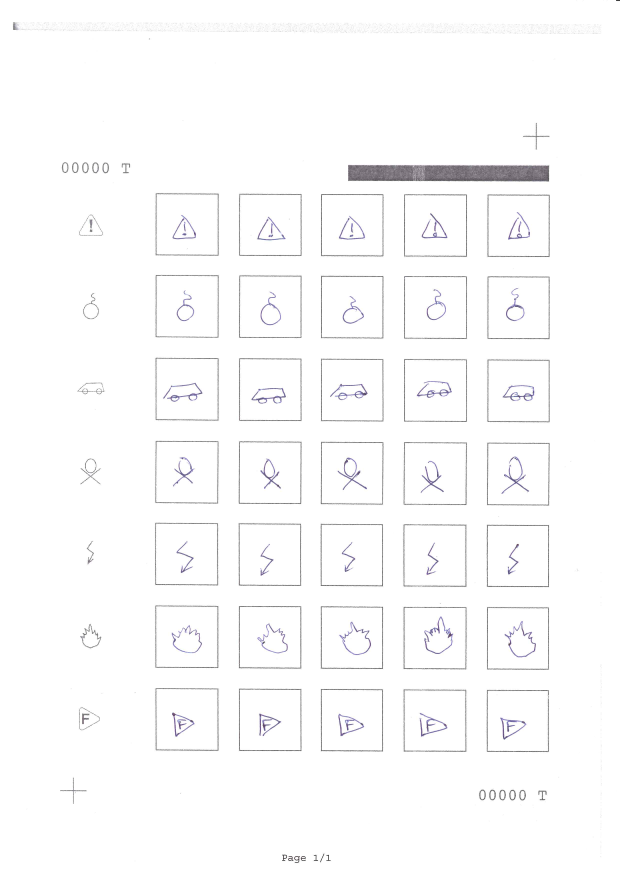
//> input picture Source/00000.png, 2480 x 3508 px (shown at 1/4 size)
$ ./findCross   (built with g++ and OpenCV 4)
//> lines starting //> are read from the running program, lines starting //| are printed output that depends on the picture; after the words box and inside, x2 and y2 are one past the last pixel; in counts of white or black regions, pixels touching at a corner belong together
### Source/warping.h
#ifndef WARPING_H

	#include "cv.h"
	#include "highgui.h"
	using namespace cv;

	#include <math.h>
	#define M_PI 3.14159265358979323846264338327

	#define ANGLE_REFERENCE (double)54.88302

	void rotateE(cv::Mat& src, double angle, cv::Mat& dst);
	double MatchingMethod( cv::Mat& full_image, cv::Mat& template_image, cv::Point& origin_template );
	double compute_warping(cv::Mat& image_test, cv::Mat& image_reference);
	void find_crosses( cv::Mat& full_image, cv::Mat& cross_image, cv::Point& cross_up, cv::Point& cross_down );

#endif

### Source/warping.cpp

#include "warping.h"

/**
 * Rotate an image
 */
void rotateE(cv::Mat& src, double angle, cv::Mat& dst)
{
    int len = std::max(src.cols, src.rows);
    cv::Point pt(len/2, len/2);
    cv::Mat r = cv::getRotationMatrix2D(pt, angle, 1.0);
    cv::warpAffine(src, dst, r, cv::Size(len, len));
}


/**
 * @function MatchingMethod
 * @brief Trackbar callback
 * @arg
 *		full_image : image for source
 *		template_image : image that you want to find in source
 *		origin_template : Point of the matching template found in the image source
 */
double MatchingMethod( cv::Mat& full_image, cv::Mat& template_image, cv::Point& origin_template )
{
  static unsigned int i ;
  char name_windows[20];

//  0: SQDIFF - 1: SQDIFF NORMED - 2: TM CCORR - 3: TM CCORR NORMED - 4: TM COEFF - 5: TM COEFF NORMED
  int match_method = 5; // > 5 est la plus performante > testée jusqu'à +/- 12°

  Mat result;//step by step
  /// Source image to display
  Mat img_display;
  full_image.copyTo( img_display );

  /// Create the result matrix
  int result_cols =  full_image.cols - template_image.cols + 1;
  int result_rows = full_image.rows - template_image.rows + 1;

  result.create( result_cols, result_rows, CV_32FC1 );

  /// Do the Matching and Normalize
  matchTemplate( full_image, template_image, result, match_method );
  //normalize( result, result, 0, 1, NORM_MINMAX, -1, Mat() );

  /// Localizing the best match with minMaxLoc
  double minVal; double maxVal; double matchVal; Point minLoc; Point maxLoc;
  Point matchLoc;

  minMaxLoc( result, &minVal, &maxVal, &minLoc, &maxLoc, Mat() );

  /// For SQDIFF and SQDIFF_NORMED, the best matches are lower values. For all the other methods, the higher the better
  if( match_method  == CV_TM_SQDIFF || match_method == CV_TM_SQDIFF_NORMED ){
	  matchLoc = minLoc;
	  matchVal = minVal;
  }
  else{						//on utilise la technique '5' > donc on passe dans ce 'else'
	  matchLoc = maxLoc;
	  matchVal = maxVal;
  }

  /// Show me what you got
  rectangle( img_display, matchLoc, Point( matchLoc.x + template_image.cols , matchLoc.y + template_image.rows ), Scalar(255,0,255), 2, 8, 0 );
  rectangle( result, matchLoc, Point( matchLoc.x + template_image.cols , matchLoc.y + template_image.rows ), Scalar(255,0,255), 2, 8, 0 );

  origin_template.x = matchLoc.x /*- 1*/ + template_image.size().width/2 ;
  origin_template.y = matchLoc.y /*- 1*/ + template_image.size().height/2 ;
  circle(img_display, origin_template, 5, Scalar(0,0,255), 1, 8, 0);

  sprintf(name_windows, "Source Image - %d", i);
  //imshow( name_windows, img_display );

  //sprintf(name_windows, "Result Image - %d", i);
  //imshow( name_windows, result );

  i++;
  return matchVal;
}

// [52 lines left out: function compute_warping, not called in this run]

### Source/findCross.cpp
/*
*	TODO :
*
*
*/

#include "cv.h"
#include "highgui.h"
using namespace cv;

#include <iostream>
using namespace std;

#include <math.h>
#define M_PI 3.14159265358979323846264338327

#include "warping.h"

#define ANGLE_REFERENCE (double)54.88302

/* headers*/
void MatchingMethod( cv::Mat& full_image, cv::Mat& template_image, cv::Point& origin_template );
void rotateE(cv::Mat& src, double angle, cv::Mat& dst);

int main (void) {
	Mat full_image_usable;
    Mat template_usable;
	int reduction_factor = 4;	//depends on your screen size (>Reduction is better for debuging on computer)

	Mat full_image = imread( "img/00000.png", 1 );
//> full_image is the input picture: 3508 rows x 2480 cols, CV_8UC3; mean B, G, R 251.3, 251, 251.1
	Mat full_image_resized;
	Size size_full_image( full_image.cols/reduction_factor, full_image.rows/reduction_factor);
//> size_full_image = Size(620, 877)
	resize(full_image, full_image_resized, size_full_image );

	/* configure a mask for the top_image and the bottom_image, split in middle */
	Rect roi_middle_up = Rect( 0, 0, full_image_resized.size().width, full_image_resized.size().height/2 );
//> roi_middle_up = Rect(0, 0, 620, 438)
	Rect roi_middle_down = Rect( 0, full_image_resized.size().height/2, full_image_resized.size().width, full_image_resized.size().height/2 );
//> roi_middle_down = Rect(0, 438, 620, 438)

	/* apply a mask, to split image into 2 parts*/
	full_image_usable = full_image_resized;
	Mat full_image_usable_up = full_image_resized(roi_middle_up);
	Mat full_image_usable_down = full_image_resized(roi_middle_down);
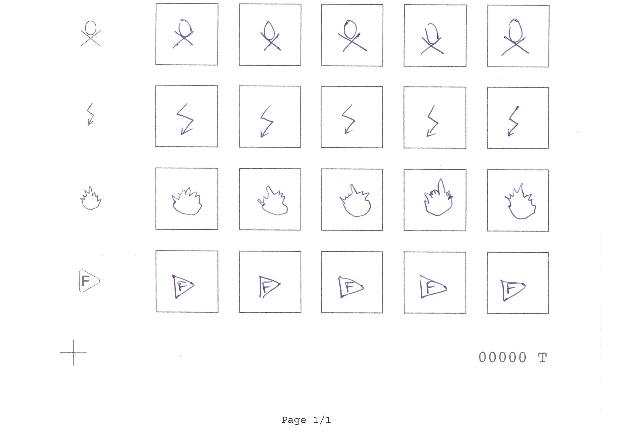
//> full_image_usable_down: 438 rows x 620 cols, CV_8UC3; mean B, G, R 251.8, 251.4, 251.5

	/*********** If you want to add rotation on the source image *******************/
	double angle = 0 ;
	rotateE(full_image_usable, angle, full_image_usable);
	rotateE(full_image_usable_up, angle, full_image_usable_up);
	rotateE(full_image_usable_down, angle, full_image_usable_down);
	/*******************************************************************************/

	/*Load the template (the cross) and apply a reduction */
	Mat template_cross = imread( "img/template.png", 1 );
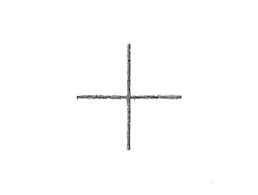
//> input picture Source/template.png, 258 x 195 px
//> template_cross is the input picture: 195 rows x 258 cols, CV_8UC3; min 28, max 255, mean 253
	Size size_template( template_cross.cols/reduction_factor, template_cross.rows/reduction_factor );
//> size_template = Size(64, 48)
	resize( template_cross, template_usable/*********/, size_template );

	Point origine_cross_up;
	Point origine_cross_down;

	MatchingMethod( full_image_usable_up, template_usable, origine_cross_up );
//> in MatchingMethod, `minMaxLoc( result, &minVal, &maxVal, &minLoc, &maxLoc, Mat() );`: minVal = -0.0949; maxVal = 0.814; minLoc = Point(388, 133); maxLoc = Point(505, 113)
//> in MatchingMethod, `matchVal = maxVal;`: matchVal = 0.814
//> in MatchingMethod, `rectangle( img_display, matchLoc, Point( matchLoc.x + template_image.c..`: img_display: 620 rows x 620 cols, CV_8UC3; mean B, G, R 177.3, 176.6, 177.2
//> in MatchingMethod, `rectangle( result, matchLoc, Point( matchLoc.x + template_image.cols ,..`:
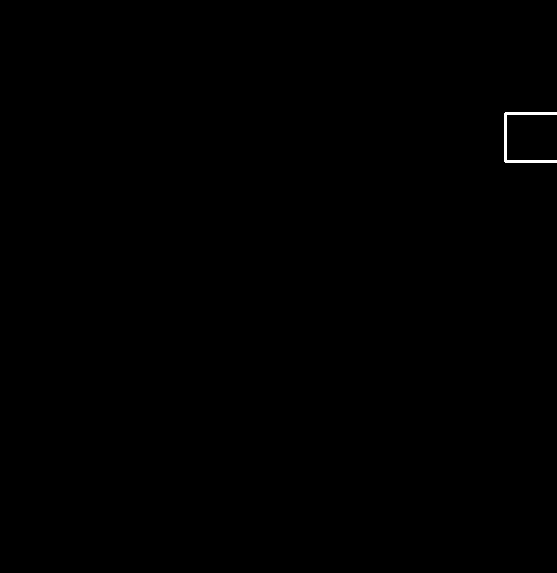
//> result: 573 rows x 557 cols, CV_32FC1; min -0.0949, max 255, mean 0.4; drawn with min black and max white
//> in MatchingMethod, `origin_template.x = matchLoc.x /*- 1*/ + template_image.size().width/2 ;`: origin_template = Point(537, 0)
//> in MatchingMethod, `origin_template.y = matchLoc.y /*- 1*/ + template_image.size().height/..`: origin_template = Point(537, 137)
//> in MatchingMethod, `circle(img_display, origin_template, 5, Scalar(0,0,255), 1, 8, 0);`: img_display: 620 rows x 620 cols, CV_8UC3; mean B, G, R 177.3, 176.6, 177.2
//> origine_cross_up = Point(537, 137)
	printf("Coordonnees 1ere croix :\n x : %d\n y : %d\n", origine_cross_up.x, origine_cross_up.y);
//| Coordonnees 1ere croix :
//|  x : 537
//|  y : 137

	MatchingMethod( full_image_usable_down, template_usable, origine_cross_down );
//> in MatchingMethod (call 2), `matchTemplate( full_image, template_image, result, match_method );`:
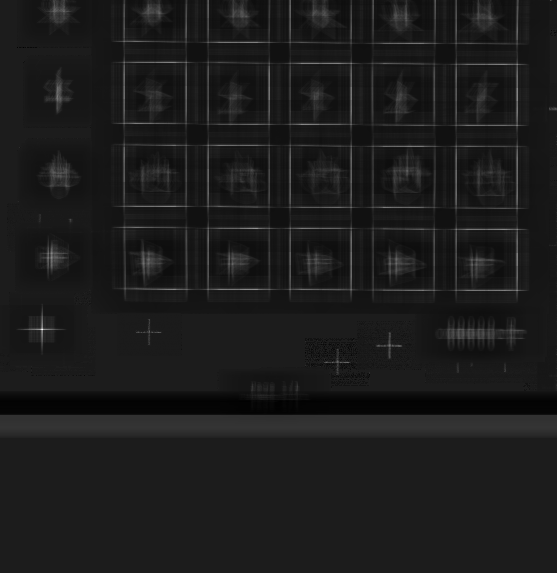
//> result: 573 rows x 557 cols, CV_32FC1; min -0.1, max 0.811, mean -0.00107; drawn with min black and max white
//> in MatchingMethod (call 2), `minMaxLoc( result, &minVal, &maxVal, &minLoc, &maxLoc, Mat() );`: minVal = -0.1; maxVal = 0.811; minLoc = Point(23, 47); maxLoc = Point(42, 329)
//> in MatchingMethod (call 2), `matchVal = maxVal;`: matchVal = 0.811
//> in MatchingMethod (call 2), `rectangle( img_display, matchLoc, Point( matchLoc.x + template_image.c..`:
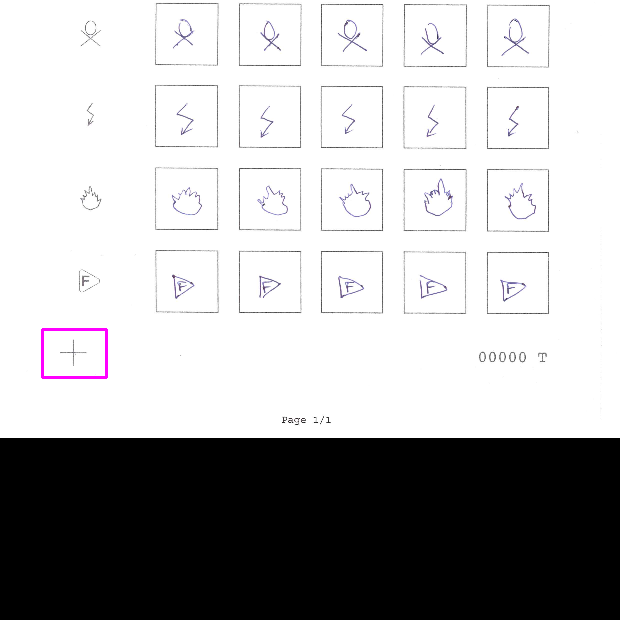
//> img_display: 620 rows x 620 cols, CV_8UC3; mean B, G, R 177.9, 177.2, 177.7
//> in MatchingMethod (call 2), `rectangle( result, matchLoc, Point( matchLoc.x + template_image.cols ,..`:
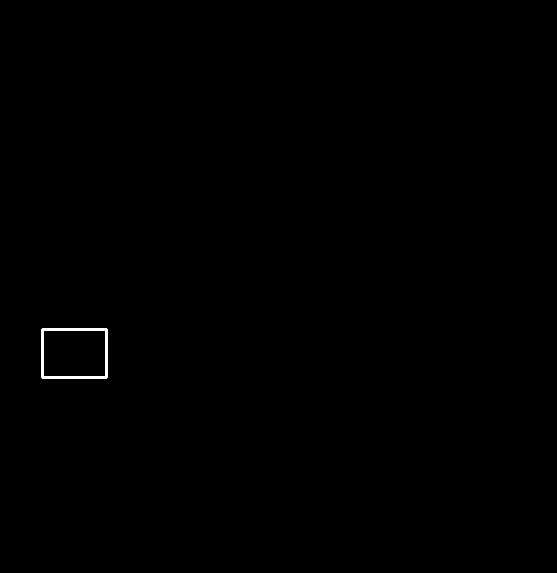
//> result: 573 rows x 557 cols, CV_32FC1; 0.21% of pixels changed, all inside (x1, y1, x2, y2) = (41, 328, 108, 379); drawn with min black and max white
//> in MatchingMethod (call 2), `origin_template.x = matchLoc.x /*- 1*/ + template_image.size().width/2 ;`: origin_template = Point(74, 0)
//> in MatchingMethod (call 2), `origin_template.y = matchLoc.y /*- 1*/ + template_image.size().height/..`: origin_template = Point(74, 353)
//> in MatchingMethod (call 2), `circle(img_display, origin_template, 5, Scalar(0,0,255), 1, 8, 0);`: img_display: 620 rows x 620 cols, CV_8UC3; 28 pixels changed, all inside (x1, y1, x2, y2) = (69, 348, 80, 359)
//> origine_cross_down = Point(74, 353)
	printf("\n\nCoordonnees 2eme croix :\n x : %d\n y : %d\n", origine_cross_down.x, origine_cross_down.y);
//| Coordonnees 2eme croix :
//|  x : 74
//|  y : 353
	origine_cross_down.y += full_image_usable.size().height/2 ;
//> origine_cross_down = Point(74, 791)
	printf("\n\nCoordonnees 2eme croix (img complete) :\n x : %d\n y : %d\n\n", origine_cross_down.x, origine_cross_down.y);
//| Coordonnees 2eme croix (img complete) :
//|  x : 74
//|  y : 791


/*
*		 origine_cross_up
*		/|
*  hyp / |
* ------------
*	 /	 | op
*	/____|
*	^   adj
*	origine_cross_down
*/

	double op = origine_cross_down.y - origine_cross_up.y ;
//> op = 654
	double adj = origine_cross_up.x - origine_cross_down.x ;
//> adj = 463
	double hyp = sqrt( pow(op,2) + pow(adj,2) );
//> hyp = 801.3

	/* Compute the angle */
	double result_tan, result_cos, result_sin ;
	result_tan = atan( (double)(op) / (adj) ) ;// tan(angle) = op / adj
//> result_tan = 0.955
	printf("resultat angle (tan) : %f degres\n", result_tan * 180 / M_PI );
//| resultat angle (tan) : 54.703374 degres

	result_cos = acos( (double)(adj) / (hyp) ) ;
//> result_cos = 0.955
	printf("resultat angle (cos) : %f degres\n", result_cos * 180 / M_PI );
//| resultat angle (cos) : 54.703374 degres

	result_sin = asin( (double)(op) / (hyp) ) ;
//> result_sin = 0.955
	printf("resultat angle (sin) : %f degres\n", result_sin * 180 / M_PI );
//| resultat angle (sin) : 54.703374 degres

	double mean_angle = (result_tan + result_cos + result_sin)/3 ;
//> mean_angle = 0.955
	printf("\nangle moyen : %f degres\n", mean_angle * 180 / M_PI );
//| angle moyen : 54.703374 degres
	double correction_angle = ANGLE_REFERENCE - (mean_angle * 180 / M_PI) ;
//> correction_angle = 0.18
	printf("inclinaison image : %f degres\n",  correction_angle);
//| inclinaison image : 0.179646 degres

	rotateE(full_image_usable, correction_angle, full_image_usable);
//> call 4 of rotateE, with angle = 0.18
//> in rotateE (call 4), `cv::Mat r = cv::getRotationMatrix2D(pt, angle, 1.0);`: r = [[1, 0.00314, -1.37], [-0.00314, 1, 1.38]]
//> in rotateE (call 4), `cv::warpAffine(src, dst, r, cv::Size(len, len));`:
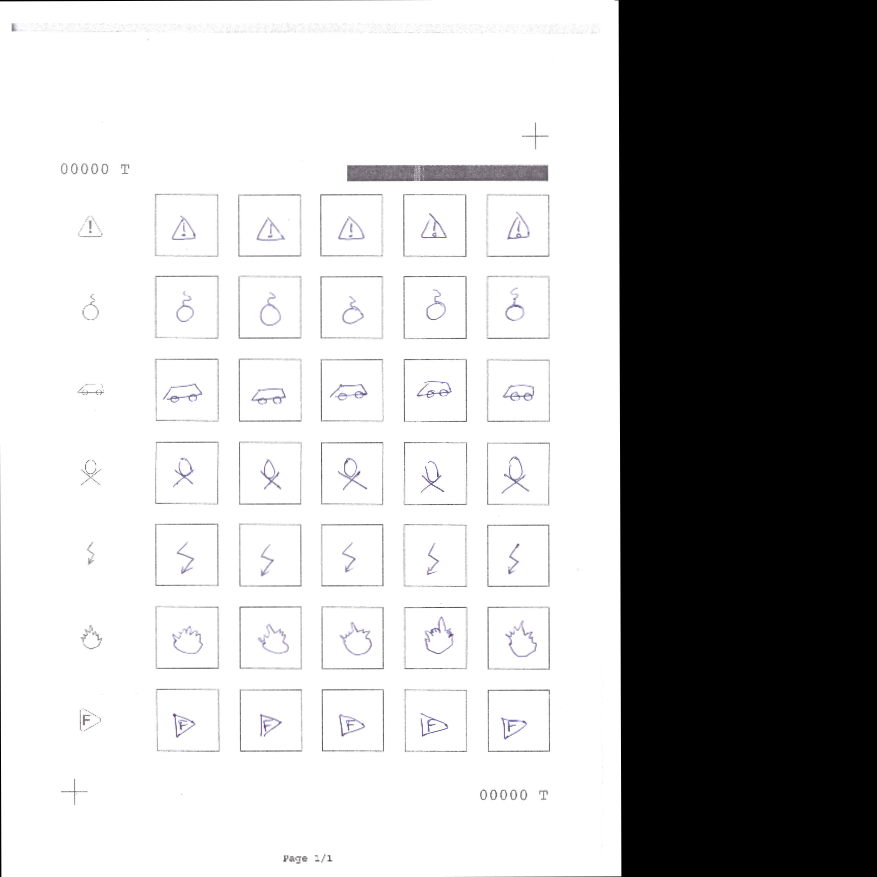
//> src: 877 rows x 877 cols, CV_8UC3; mean B, G, R 177.5, 177.3, 177.3
	imshow( "image droite", full_image_usable );

	//termine le programme lorsqu'une touche est frappee
	waitKey(0);
}
